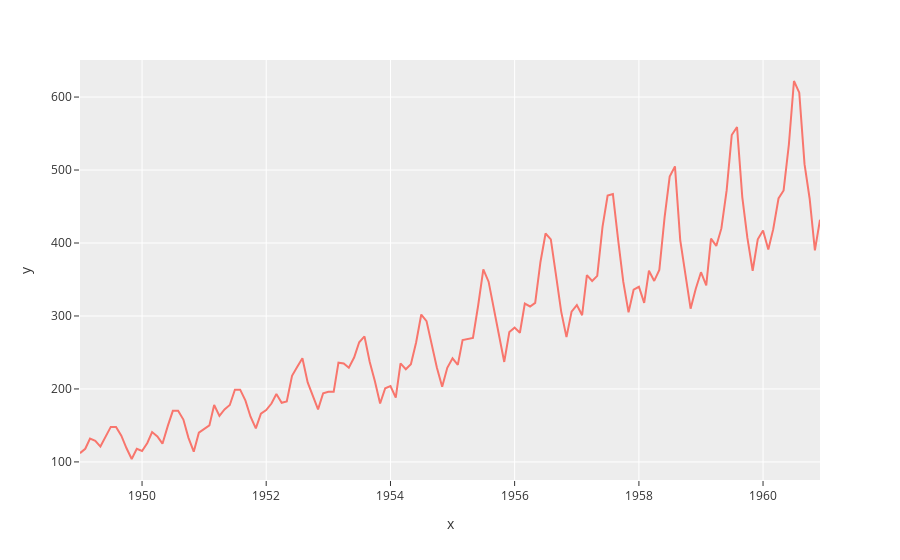

The code cell stored with this chart in its notebook:
### Code cell
fig = px.line(x=passengers.index, y= passengers["#Passengers"])
fig.show()

### Figure 1 — Plotly figure (JSON) as saved in the notebook; plotly's stock layout.template omitted (floating-point values rounded to 4 significant figures; data arrays with more than 128 entries replaced by an {"elided": "..."} marker saying what was removed)
{"data": [{"hovertemplate": "x=%{x}<br>y=%{y}<extra></extra>", "legendgroup": "", "line": {"color": "#F8766D", "dash": "solid"}, "marker": {"symbol": "circle"}, "mode": "lines", "name": "", "orientation": "v", "showlegend": false, "type": "scatter", "x": {"elided": "144 str values"}, "xaxis": "x", "y": {"elided": "144 int values"}, "yaxis": "y"}], "layout": {"legend": {"tracegroupgap": 0}, "margin": {"t": 60}, "xaxis": {"anchor": "y", "domain": [0, 1], "title": {"text": "x"}}, "yaxis": {"anchor": "x", "domain": [0, 1], "title": {"text": "y"}}}}
